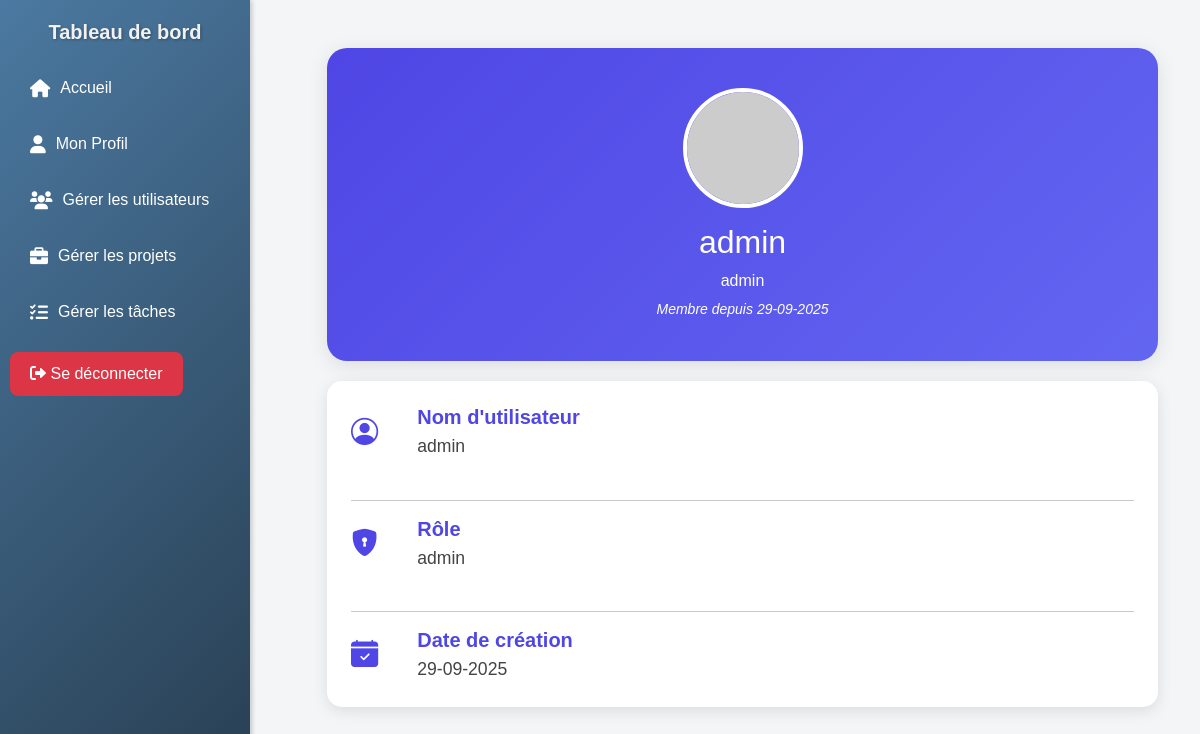
The app's page /admin/profil.php (signed in) with its own data.
### tables this page shows
CREATE TABLE users (
    id INT AUTO_INCREMENT PRIMARY KEY,
    username VARCHAR(50) NOT NULL,
    password VARCHAR(255) NOT NULL,
    role ENUM('admin', 'user') NOT NULL DEFAULT 'user',
    created_at TIMESTAMP DEFAULT CURRENT_TIMESTAMP
);

### includes/db.php (called while the page is built, shortened)
<?php
class Database {
    private $host = 'localhost';
    private $dbname = 'gestion_taches';
    private $username = 'root';
    private $password = '';
    public function __construct() {
        try {
            $this->pdo = new PDO("mysql:host={$this->host};dbname={$this->dbname}", $this->username, $this->password);
        } catch (PDOException $e) {
            die("Erreur de connexion à la base de données : " . $e->getMessage());
        }
    }
}
?>

### admin/profil.php (the view, shortened to what this page needs)
<?php
include_once __DIR__ . '/../includes/db.php';
$db = new Database();
$stmt = $db->pdo->prepare("SELECT username, role, created_at FROM users WHERE username = :username LIMIT 1");
$username = $_SESSION['user'];
$stmt->bindParam(':username', $username);
$stmt->execute();
$user = $stmt->fetch(PDO::FETCH_ASSOC);
?>
<!DOCTYPE html>
<html lang="fr">
<head>
    <link href="https://cdn.jsdelivr.net/npm/bootstrap@5.3.0-alpha1/dist/css/bootstrap.min.css" rel="stylesheet">
    <link rel="stylesheet" href="https://cdn.jsdelivr.net/npm/bootstrap-icons/font/bootstrap-icons.css">
</head>
<body>
<div class="container my-5">
    <div class="row g-4">
        <div class="col-md-3">
            <div class="sidebar">
                <?php include_once __DIR__ . '/../includes/sidebar.php'; ?>
            </div>
        </div>
        <div class="col-md-9">
            <div class="profile-header">
                <img src="https://via.placeholder.com/120" alt="Avatar de l'utilisateur">
                <h2><?= htmlspecialchars($user['username']) ?></h2>
                <p class="mb-1"><?= htmlspecialchars($user['role']) ?></p>
                <small class="fst-italic">Membre depuis <?= date("d-m-Y", strtotime($user['created_at'])) ?></small>
            </div>
            <div class="card p-4">
                <div class="row align-items-center mb-4">
                    <div class="col-auto">
                        <i class="icon bi bi-person-circle"></i>
                    </div>
                    <div class="col">
                        <h5 class="card-title mb-1">Nom d'utilisateur</h5>
                        <p class="card-text"><?= htmlspecialchars($user['username']) ?></p>
                    </div>
                </div>
                <hr>
                <div class="row align-items-center mb-4">
                    <div class="col-auto">
                        <i class="icon bi bi-shield-lock-fill"></i>
                    </div>
                    <div class="col">
                        <h5 class="card-title mb-1">Rôle</h5>
                        <p class="card-text"><?= htmlspecialchars($user['role']) ?></p>
                    </div>
                </div>
                <hr>
                <div class="row align-items-center">
                    <div class="col-auto">
                        <i class="icon bi bi-calendar-check-fill"></i>
                    </div>
                    <div class="col">
                        <h5 class="card-title mb-1">Date de création</h5>
                        <p class="card-text"><?= date("d-m-Y", strtotime($user['created_at'])) ?></p>
                    </div>
                </div>
            </div>
        </div>
    </div>
</div>
</body>
</html>

### admin/profil.php (style rules this page uses)
body { background-color: #f4f5f7; font-family: 'Arial', sans-serif; }
.profile-header { background: linear-gradient(135deg, #4f46e5, #6366f1); color: white; border-radius: 20px; padding: 40px 20px; text-align: center; margin-bottom: 20px; box-shadow: 0px 4px 20px rgba(0, 0, 0, 0.1); }
.profile-header img { width: 120px; height: 120px; border-radius: 50%; border: 4px solid white; margin-bottom: 15px; }
.card { border: none; border-radius: 15px; background: #ffffff; box-shadow: 0px 4px 15px rgba(0, 0, 0, 0.1); }
.card .icon { font-size: 1.7rem; color: #4f46e5; margin-right: 15px; }
.card-title { font-weight: bold; color: #4f46e5; }
.card-text { color: #444; font-size: 1.1rem; }

### includes/sidebar.php (style rules this page uses)
.sidebar { width: 250px; background: linear-gradient(135deg, #4b79a1, #283e51); color: white; padding-top: 20px; position: fixed; top: 0; left: 0; bottom: 0; z-index: 1000; height: 100vh; box-shadow: 2px 0 5px rgba(0, 0, 0, 0.1); }

### records on screen
users: username "admin", role "admin", created_at "29-09-2025"
